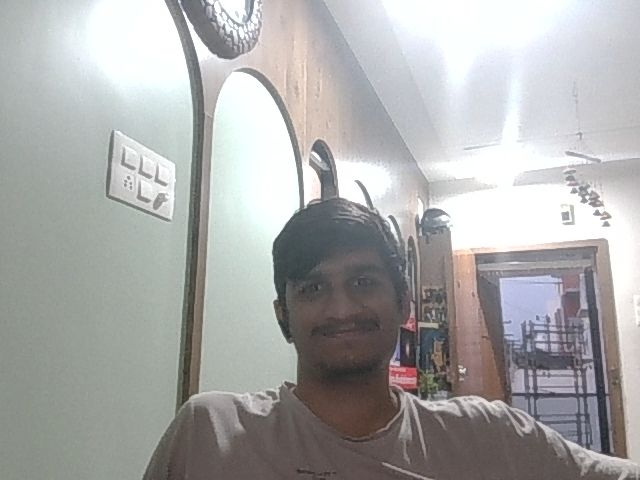
#> input picture FaceNet_Triplet_Face_Recognition/test_photo.jpg, 640 x 480 px, given in place of the camera
$ jupyter execute 'A classical computer vision pipeline.ipynb'   (text cells are left out)
#> lines starting #> are read from the running program, lines starting #| are printed output that depends on the picture; after the words box and inside, x2 and y2 are one past the last pixel; in counts of white or black regions, pixels touching at a corner belong together
[cell 1]
import cv2
# Option 1: Acquire from webcam (real-time)
cap = cv2.VideoCapture(0)  # 0 = default camera
ret, frame = cap.read()    # Capture a frame
#> frame is the input picture: shape (480, 640, 3); mean B, G, R 169.5, 170.1, 170.1
if ret:
    cv2.imwrite('pac (1).jpg', frame)  # Save for next steps
cap.release()

[cell 2]
# Option 2: Load from file (simulated acquisition)
# frame = cv2.imread('input.jpg')  # Use this if no camera
cv2.imshow('Acquired Image', frame)
cv2.waitKey(0)
cv2.destroyAllWindows()

[cell 3]
import cv2

cap = cv2.VideoCapture(0)
ret, frame = cap.read()
if not ret:
    raise RuntimeError("Failed to capture frame from camera")

cv2.imwrite("acquired_image.jpg", frame)  # Make sure this succeeds
cap.release()

[cell 4]
import cv2
img = cv2.imread('acquired_image.jpg')
gray = cv2.cvtColor(img, cv2.COLOR_BGR2GRAY)  # Grayscale
blur = cv2.GaussianBlur(gray, (5,5), 0)       # Denoise
equalized = cv2.equalizeHist(blur)            # Contrast enhancement
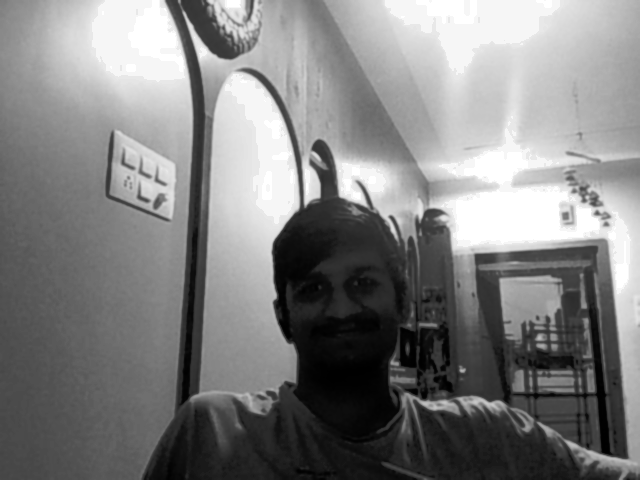
#> equalized: shape (480, 640); min 0, max 255, mean 128.7
cv2.imshow('Preprocessed', equalized)
cv2.waitKey(0)
cv2.destroyAllWindows()
cv2.imwrite('preprocessed.jpg', equalized)    # Save for next
#> Out = True

[cell 5]
import cv2
img = cv2.imread('preprocessed.jpg', 0)
#> img: shape (480, 640); min 0, max 255, mean 128.7
_, thresh = cv2.threshold(img, 127, 255, cv2.THRESH_BINARY)  # Binary segmentation
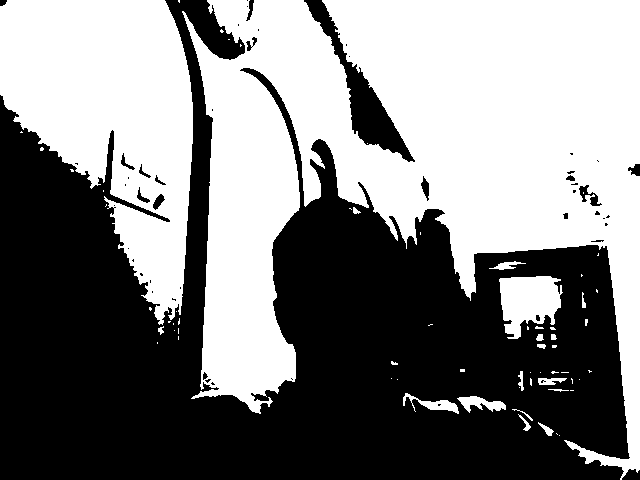
#> thresh: shape (480, 640); 50.2% white; 51 black regions (33 under 20 px)
contours, _ = cv2.findContours(thresh, cv2.RETR_EXTERNAL, cv2.CHAIN_APPROX_SIMPLE)
#> contours = 64 contours, 49 with area under 20; largest, box (x1, y1, x2, y2) and area: (182, 0, 640, 480) 110830, (0, 0, 193, 325) 37055, (499, 276, 563, 339) 2608, (457, 396, 506, 413) 359, (403, 393, 459, 414) 320
output = cv2.cvtColor(img, cv2.COLOR_GRAY2BGR)
cv2.drawContours(output, contours, -1, (0,255,0), 2)  # Draw segmented regions
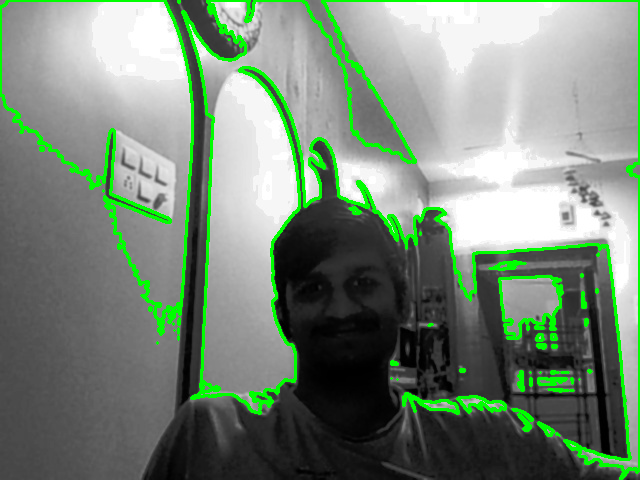
#> output: shape (480, 640, 3); mean B, G, R 119.5, 136.1, 119.5

cv2.imshow('Segmented', output)
cv2.waitKey(0)
cv2.destroyAllWindows()
cv2.imwrite('segmented.jpg', output)
#> Out = True

[cell 6]
import cv2
img = cv2.imread('segmented.jpg', 0)
#> img: shape (480, 640); min 0, max 255, mean 129.2
orb = cv2.ORB_create()
keypoints, descriptors = orb.detectAndCompute(img, None)  # Extract features
#> keypoints = 500 keypoints; strongest (x, y, size): (315, 190, 111.1), (308, 194, 92.6), (344, 193, 111.1), (434, 211, 111.1)
output = cv2.drawKeypoints(img, keypoints, None, color=(0,255,0))
cv2.imshow('Features', output)
cv2.waitKey(0)
cv2.destroyAllWindows()
# Descriptors are arrays; save keypoints if needed

[cell 7]
import cv2
import matplotlib.pyplot as plt

# Read image (grayscale)
img = cv2.imread('segmented.jpg', 0)

# ORB feature detector
orb = cv2.ORB_create()
keypoints, descriptors = orb.detectAndCompute(img, None)

# Draw keypoints (green)
output = cv2.drawKeypoints(
    img,
    keypoints,
    None,
    color=(0, 255, 0),
    flags=cv2.DRAW_MATCHES_FLAGS_DRAW_RICH_KEYPOINTS
)
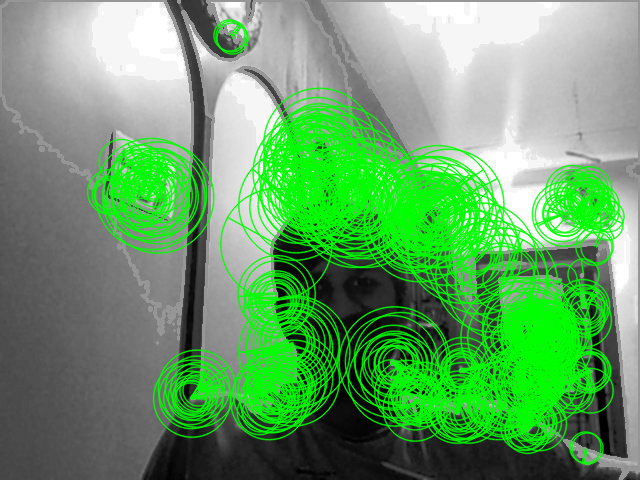
#> output: shape (480, 640, 3); mean of channels 0, 1, 2 102.8, 160.1, 102.8; drawn as B, G, R

# Convert BGR → RGB for matplotlib
output_rgb = cv2.cvtColor(output, cv2.COLOR_BGR2RGB)

# Display using matplotlib
plt.imshow(output_rgb)
plt.title(f"ORB Features (Keypoints = {len(keypoints)})")
plt.axis("off")
plt.show()

[cell 8]
import cv2
import numpy as np
import os

img1 = cv2.imread('segmented.jpg', 0)
img2 = cv2.imread('preprocessed.jpg', 0)

if img1 is None:
    raise IOError("segmented.jpg not found or cannot be read")
if img2 is None:
    raise IOError("another_image.jpg not found or cannot be read")

orb = cv2.ORB_create()

kp1, des1 = orb.detectAndCompute(img1, None)
#> kp1 has the same summary as keypoints
kp2, des2 = orb.detectAndCompute(img2, None)
#> kp2 = 500 keypoints; strongest (x, y, size): (306, 197, 77.1), (315, 190, 111.1), (308, 197, 92.6), (307, 199, 64.3)

# Check descriptors
if des1 is None or des2 is None:
    raise ValueError(
        f"No descriptors found: des1={des1 is None}, des2={des2 is None}. "
        "Try different images or ORB parameters."
    )

print("des1 shape:", des1.shape, "dtype:", des1.dtype)
#| des1 shape: (500, 32) dtype: uint8
print("des2 shape:", des2.shape, "dtype:", des2.dtype)
#| des2 shape: (500, 32) dtype: uint8

if des1.dtype != des2.dtype or des1.shape[1] != des2.shape[1]:
    raise ValueError("Descriptor types or dimensions do not match")

bf = cv2.BFMatcher(cv2.NORM_HAMMING, crossCheck=True)
matches = bf.match(des1, des2)
#> matches = 290 matches

matches = sorted(matches, key=lambda x: x.distance)
output = cv2.drawMatches(img1, kp1, img2, kp2, matches[:50], None)
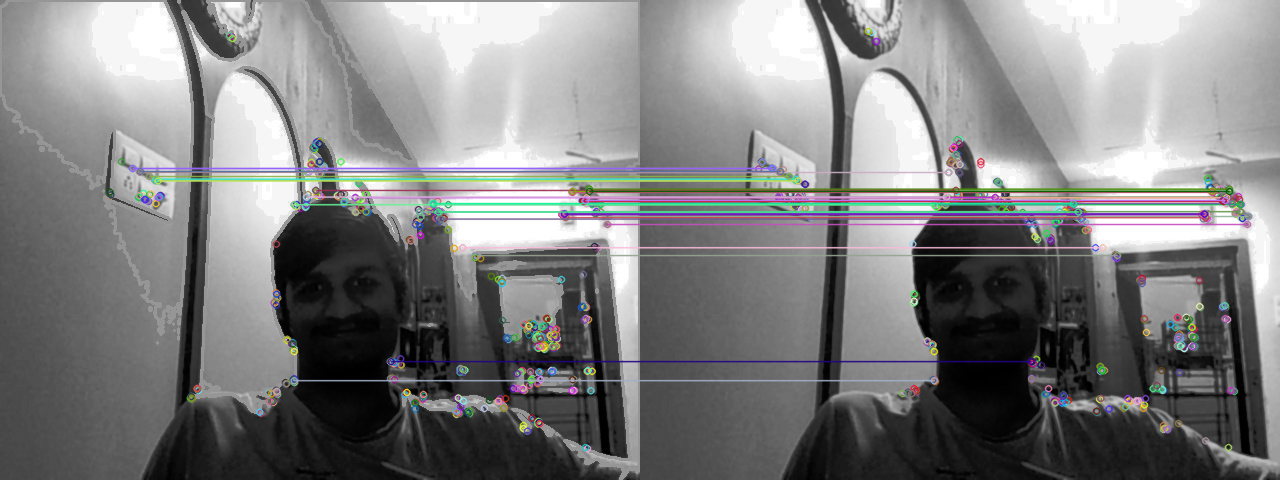
#> output: shape (480, 1280, 3); mean of channels 0, 1, 2 128.3, 127.9, 127.9; drawn as B, G, R

cv2.imshow('Matches', output)
cv2.waitKey(0)
cv2.destroyAllWindows()

[cell 9]
import cv2
import numpy as np
import os

img_path = "segmented.jpg"
if not os.path.exists(img_path):
    raise FileNotFoundError(f"{img_path} not found")

img = cv2.imread(img_path, cv2.IMREAD_GRAYSCALE)
if img is None:
    raise IOError(f"Failed to read {img_path}")

# Find contours on a binary mask; if your segmented.jpg is already binary, this is fine.
contours, _ = cv2.findContours(img, cv2.RETR_EXTERNAL, cv2.CHAIN_APPROX_SIMPLE)
#> contours = [[[0, 0], [0, 479], [639, 479], [639, 0]]]

output = cv2.cvtColor(img, cv2.COLOR_GRAY2BGR)
#> output: shape (480, 640, 3)

min_area = 50      # ignore tiny noise regions
large_thresh = 1000  # area threshold for Large/Small

for i, cnt in enumerate(contours):
    area = cv2.contourArea(cnt)
    if area < min_area:
        continue   # skip small noise contours

    # Compute bounding box for more stable label placement
    x, y, w, h = cv2.boundingRect(cnt)

    label_cls = "Large" if area > large_thresh else "Small"
    label = f"{label_cls}, A={int(area)}"

    # Draw contour
    cv2.drawContours(output, [cnt], -1, (0, 255, 0), 2)
    # Draw bounding box
    cv2.rectangle(output, (x, y), (x + w, y + h), (0, 0, 255), 1)
    # Put label above the box
    cv2.putText(output, label, (x, max(y - 5, 0)),
                cv2.FONT_HERSHEY_SIMPLEX, 0.5, (255, 0, 0), 1)
#> this loop made 1 pass
#> (cnt, area, x, y, w, h, label_cls, label) on pass 1: ([[0, 0], [0, 479], [639, 479], [639, 0]], 306081, 0, 0, 640, 480, 'Large', 'Large, A=306081')
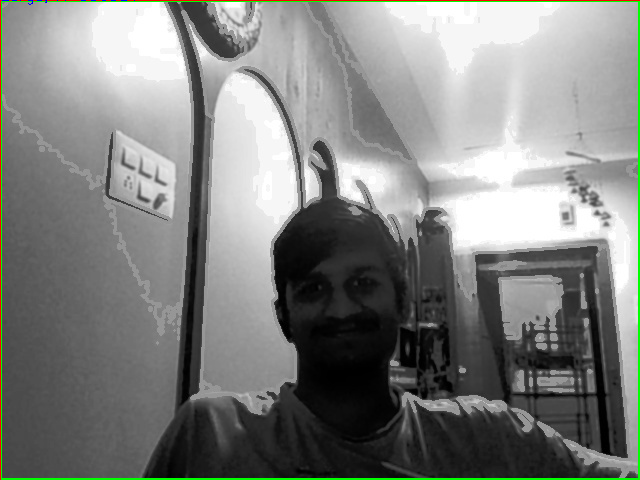
#> output: shape (480, 640, 3); mean B, G, R 127.8, 130.5, 128.6

print(f"Kept {len(contours)} contours (before area filter).")
#| Kept 1 contours (before area filter).

cv2.imshow("Classified", output)
cv2.waitKey(0)
cv2.destroyAllWindows()

[cell 10]
import cv2
import numpy as np

# Example detections: [x, y, w, h, confidence]
detections = np.array([
    [100, 100, 50, 50, 0.9],
    [105, 105, 50, 50, 0.8]
])

# Apply Non-Maximum Suppression
boxes = detections[:, :4].tolist()
scores = detections[:, 4].tolist()

indices = cv2.dnn.NMSBoxes(boxes, scores, score_threshold=0.5, nms_threshold=0.4)
#> indices = [0]

# Load image safely
img = cv2.imread('segmented.jpg')
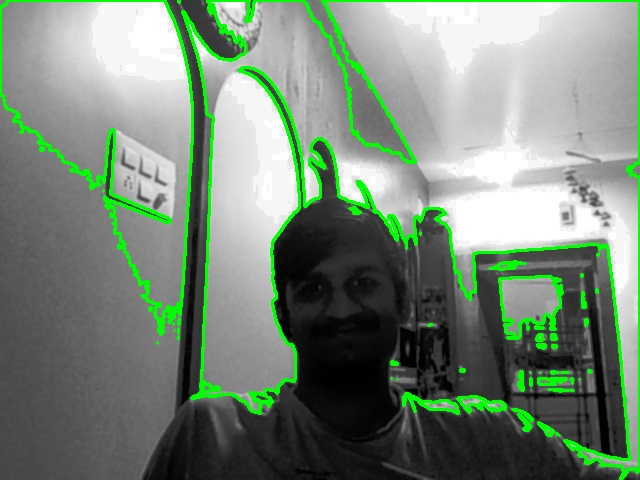
#> img: shape (480, 640, 3); mean B, G, R 119.6, 136.1, 119.5
if img is None:
    raise FileNotFoundError("segmented.jpg not found.")

# Draw bounding boxes after NMS
if len(indices) > 0:
    for i in indices.flatten():  # Flatten ensures correct indexing
        x, y, w, h = detections[i, :4].astype(int)
        cv2.rectangle(img, (x, y), (x + w, y + h), (0, 255, 0), 2)
#> this loop made 1 pass
#> (x, y, w, h) on pass 1: (100, 100, 50, 50)
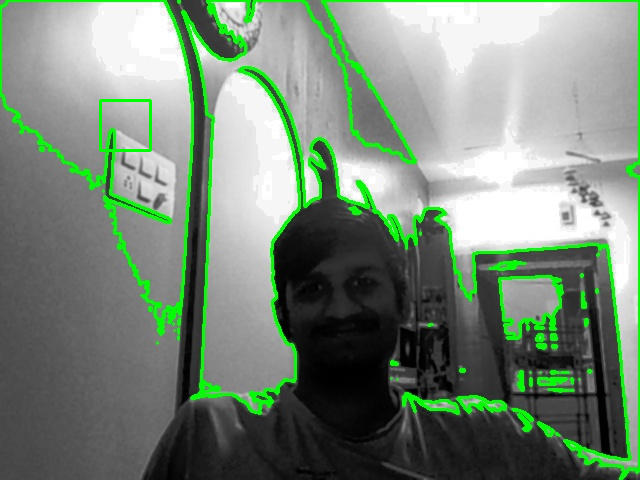
#> img: shape (480, 640, 3); 0.19% of pixels changed, all inside (x1, y1, x2, y2) = (99, 99, 152, 152)

print(f"Detected objects after NMS: {len(indices)}")
#| Detected objects after NMS: 1

cv2.imshow('Post-processed Output', img)
cv2.waitKey(0)
cv2.destroyAllWindows()

[cell 11]
import cv2

# Load Haar Cascades
face_cascade = cv2.CascadeClassifier(
    cv2.data.haarcascades + 'haarcascade_frontalface_default.xml'
)

eye_cascade = cv2.CascadeClassifier(
    cv2.data.haarcascades + 'haarcascade_eye.xml'
)

# Use webcam (change to image path if needed)
cap = cv2.VideoCapture(0)

if not cap.isOpened():
    raise RuntimeError("Cannot access camera.")

while True:
    ret, frame = cap.read()
    if not ret:
        break

    gray = cv2.cvtColor(frame, cv2.COLOR_BGR2GRAY)

    # Detect faces
    faces = face_cascade.detectMultiScale(
        gray,
        scaleFactor=1.1,
        minNeighbors=5,
        minSize=(30, 30)
    )
#> faces = [[385, 150, 100, 100], [277, 243, 120, 120]]

    for (x, y, w, h) in faces:
        # Draw face rectangle
        cv2.rectangle(frame, (x, y), (x + w, y + h), (255, 0, 0), 2)

        roi_gray = gray[y:y + h, x:x + w]
        roi_color = frame[y:y + h, x:x + w]

        # Detect eyes inside face ROI
        eyes = eye_cascade.detectMultiScale(roi_gray)

        for (ex, ey, ew, eh) in eyes:
            cv2.rectangle(
                roi_color,
                (ex, ey),
                (ex + ew, ey + eh),
                (0, 255, 0),
                1
            )
#> this loop made 2 passes
#> pass 1, `roi_color = frame[y:y + h, x:x + w]`:
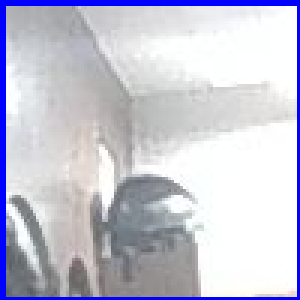
#> roi_color: shape (100, 100, 3) (shown 3 times larger); mean B, G, R 213.9, 198.1, 198.1
#> after the loop:
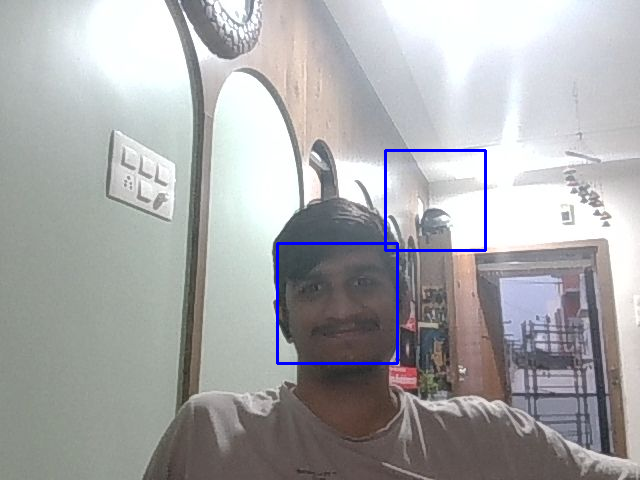
#> frame: shape (480, 640, 3); 0.85% of pixels changed, all inside (x1, y1, x2, y2) = (276, 149, 487, 365)

    cv2.imshow('Classical Face + Eye Detection', frame)

    # Exit on pressing 'q'
    if cv2.waitKey(1) & 0xFF == ord('q'):
#> (key q is pressed here)
        break

cap.release()
cv2.destroyAllWindows()
